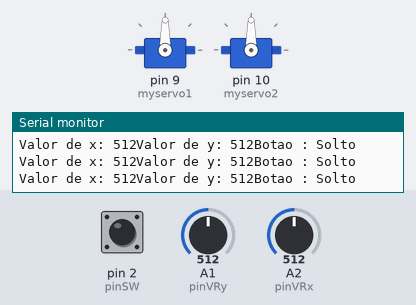
Simulated run of this sketch. Board: Arduino Uno, built with avr-gcc and run on an emulated ATmega328P. On the bench: 2 × servo, the last lines printed to the serial monitor. Inputs (shaded band) come from the test bench; at power-on: A1 (pinVRy) = 512, A2 (pinVRx) = 512, pin 2 (pinSW) HIGH.

Above: at 1.2 s.
1.3 s: A1 (pinVRy) set to 109
At 2.5 s:
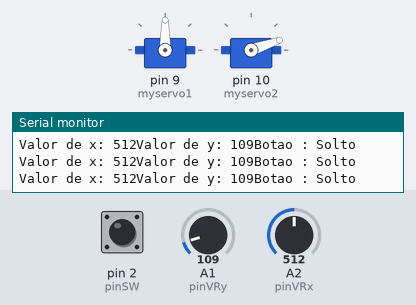
2.8 s: A1 (pinVRy) set to 90
At 3.5 s:
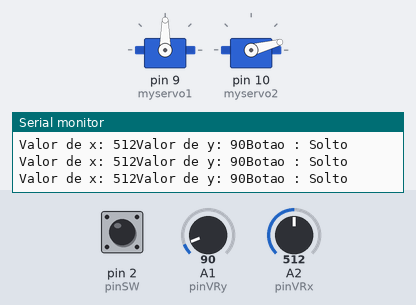
5.8 s: A2 (pinVRx) set to 108
At 7.0 s:
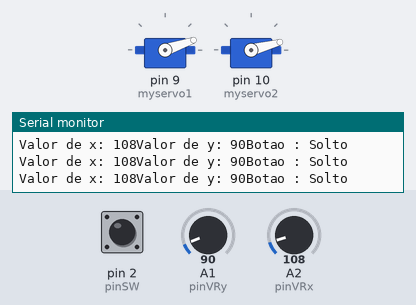
7.3 s: A2 (pinVRx) set to 94
At 8.7 s:
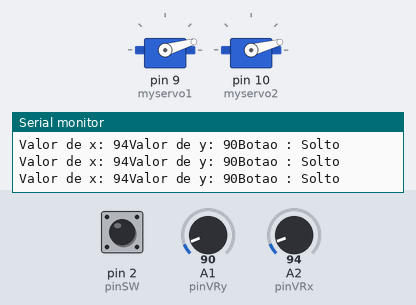
10.3 s: A2 (pinVRx) set to 122
At 10.9 s:
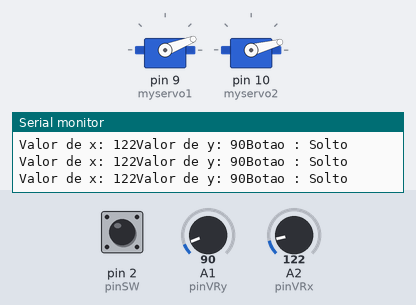
11.8 s: A1 (pinVRy) set to 122
At 12.5 s:
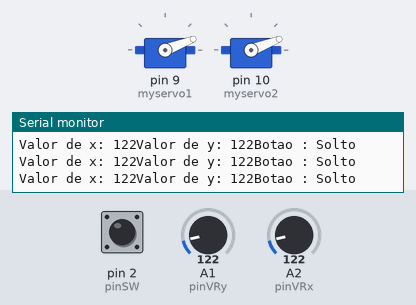
Timing chart, 0 to 14.3 s (numbered marks = the images above; inputs shaded):
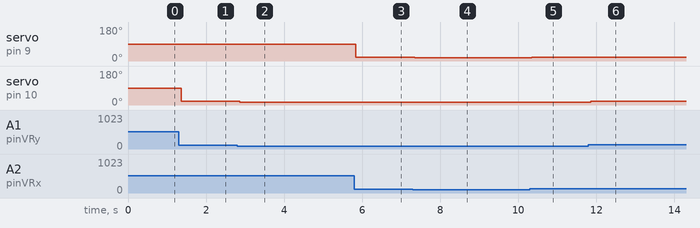

Measured:
- after the input at 1.3 s, servo on pin 10 (myservo2): 90° → 19° after 0.07 s
- after the input at 2.8 s, servo on pin 10 (myservo2): 19° → 15° after 0.06 s
- after the input at 5.8 s, servo on pin 9 (myservo1): 90° → 19° at once
- after the input at 7.3 s, servo on pin 9 (myservo1): 19° → 16° after 0.05 s
- after the input at 10.3 s, servo on pin 9 (myservo1): 16° → 21° after 0.05 s
- after the input at 11.8 s, servo on pin 10 (myservo2): 15° → 21° after 0.06 s

The sketch:

servo_motor_analog.ino
```cpp
#include <Servo.h>
Servo myservo1;
Servo myservo2;
#define pinVRx A2
#define pinVRy A1
#define pinSW 2
int valx;
int valy;

void setup() {
  pinMode(pinVRx,INPUT);
  pinMode(pinVRy,INPUT);
  pinMode(pinSW, INPUT_PULLUP);
  Serial.begin(9600);
  myservo1.attach(9);
  myservo2.attach(10);
  }

void loop() {
  int valorVRx=analogRead(pinVRx);
  int valorVRy=analogRead(pinVRy);
  bool statusSW=digitalRead(pinSW);

  Serial.print("Valor de x: ");
  Serial.print(valorVRx);
  valx = map(valorVRx, 0, 1023, 0, 180);
  Serial.print("Valor de y: ");
  Serial.print(valorVRy);
  valy = map(valorVRy, 0, 1023, 0, 180);
  myservo1.write(valx);
  myservo2.write(valy);
  if(!statusSW){
    Serial.println("Botao : Apertado");
  }else{
    Serial.println("Botao : Solto");
  }
}
```
